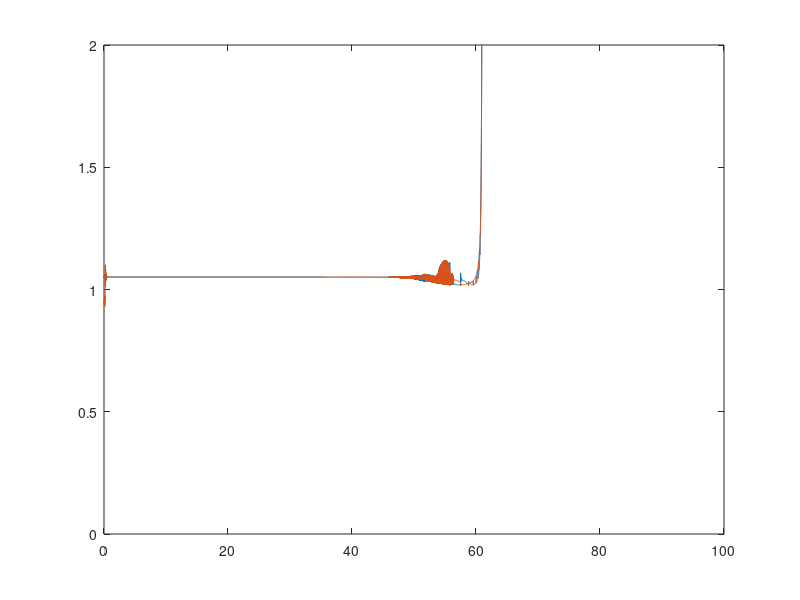
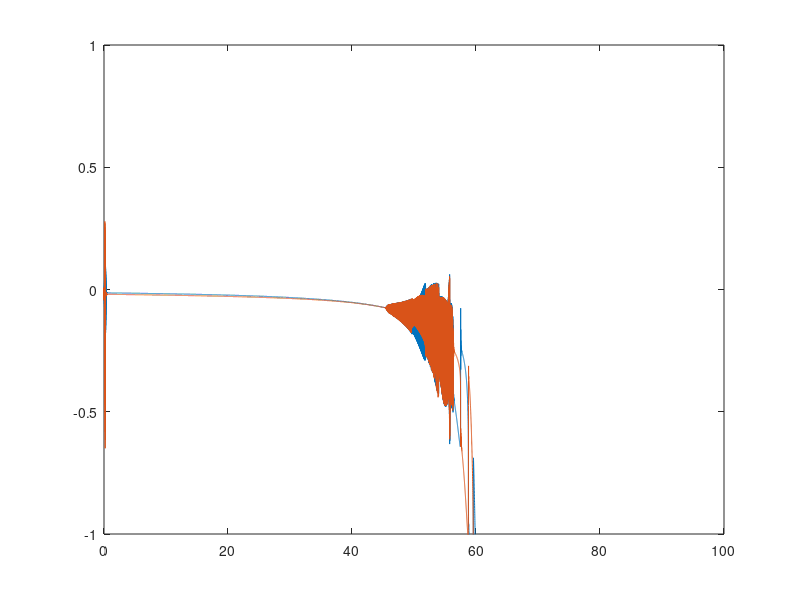
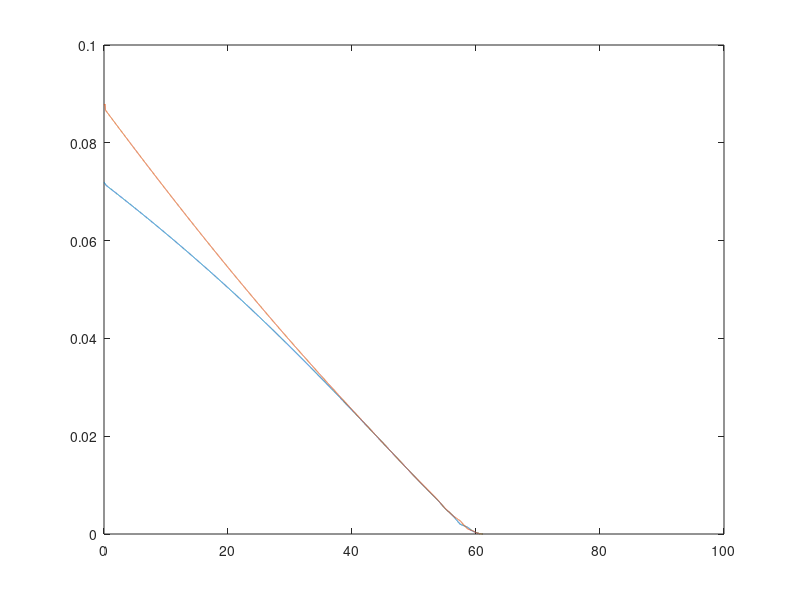
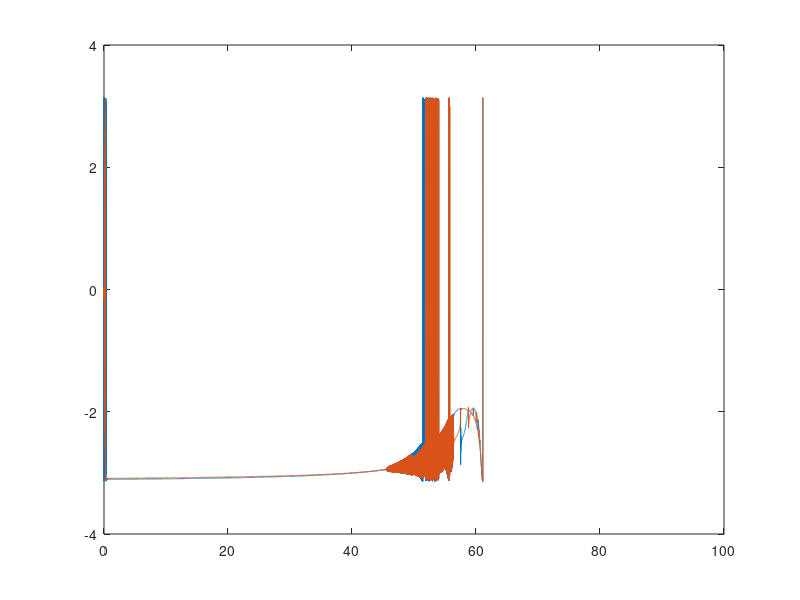

Source code (MATLAB) for these figures, in order:
function polesNonLin()
%UNTITLED Summary of this function goes here
%   Detailed explanation goes here

mu = 0.01;
omega0 = '2*pi';
omega1 = '2*pi';
zeta0 = 0;
epsilon = 0.4;
alpha = 0;

T = 100;
nT = 200;

x0 = [0; 0];
v0 = [1; 0];


%%
w0 = eval(omega0);
w1 = eval(omega1);

wa2 = -(w0^2+(1+mu)*w1^2)/2 - 1/2*sqrt(w0^4+(1+mu)^2*w1^4+2*(1+mu)*w0^2*w1^2-4*w0^2*w1^2);
wb2 = -(w0^2+(1+mu)*w1^2)/2 + 1/2*sqrt(w0^4+(1+mu)^2*w1^4+2*(1+mu)*w0^2*w1^2-4*w0^2*w1^2);
wa = sqrt(wa2);
wb = sqrt(wb2);
deformA0 = -wa2/(wa2+w1^2);
deformB0 = -wb2/(wb2+w1^2);


phi0 = log((deformB0*v0(1)+v0(2))/(wa*(deformA0-deformB0)));
psi0 = log((deformA0*v0(1)+v0(2))/(wb*(deformB0-deformA0)));


% deformA = deformA0;
% deformB = deformB0;

%     function dphidpsi = dPhidPsi(t, PhiPsi)
%         phi = PhiPsi(1);
%         psi = PhiPsi(2);
%         
%         dphi2 = -1/(1+deformA) * (w1^2*deformA + epsilon*2*1i/pi^2*exp(-real(phi))*deformA/abs(deformA)*I0(abs(exp(psi-phi)*deformB/deformA)) );
%         dpsi2 = -1/(1+deformB) * (w1^2*deformB + epsilon*2*1i/pi^2*exp(-real(psi))*deformB/abs(deformB)*I0(abs(exp(phi-psi)*deformA/deformB)) );
%         
%         dphi = - sqrt(dphi2);
%         dpsi = - sqrt(dpsi2);
%         dphi = (2*(real(dphi)<=0)-1) * dphi;
%         dpsi = (2*(real(dpsi)<=0)-1) * dpsi;
% %         dphi = (2*(imag(dphi)>=0)-1) * dphi;
% %         dpsi = (2*(imag(dpsi)>=0)-1) * dpsi;
%         
% %         t
% %         dphi
% %         dpsi
%         deformA = - (w0^2+(1+mu)*dphi2)/(mu*dphi2);
%         deformB = - (w0^2+(1+mu)*dpsi2)/(mu*dpsi2);
%         
%         dphidpsi = [dphi; dpsi];
%     end

    function dphidpsi = dPhidPsi(PhiPsi, Deforms)
        phi = PhiPsi(1);
        psi = PhiPsi(2);
        deformA = Deforms(1);
        deformB = Deforms(2);
        
        dphi2 = -1/(1+deformA) * (w1^2*deformA + epsilon*2*1i/pi^2*exp(-real(phi))*deformA/abs(deformA)*I0(abs(exp(psi-phi)*deformB/deformA)) );
        dpsi2 = -1/(1+deformB) * (w1^2*deformB + epsilon*2*1i/pi^2*exp(-real(psi))*deformB/abs(deformB)*I0(abs(exp(phi-psi)*deformA/deformB)) );
        
        dphi = - sqrt(dphi2);
        dpsi = - sqrt(dpsi2);
%         dphi = (2*(real(dphi)<=0)-1) * dphi;
%         dpsi = (2*(real(dpsi)<=0)-1) * dpsi;
        dphi = (2*(imag(dphi)>=0)-1) * dphi;
        dpsi = (2*(imag(dpsi)>=0)-1) * dpsi;
        
%         dphi = dphi - max(real(dphi),0);
%         dpsi = dpsi - max(real(dpsi),0);
        
        dphidpsi = [dphi, dpsi];
    end


    function I = I0(lambda)
        theta = linspace(0, 2*pi, 1000);
        theta = theta(1:end-1);
        I = (1 + lambda^2 + 2*lambda*cos(theta)).^(-1/2) .* (1 + lambda*cos(theta));
        I = sum(I)*(theta(2)-theta(1));
%         I = 2*pi * (1+lambda^2).^(-1/2) * (1 + -1/2*lambda^2/(1+lambda^2));
%         I = 4;
%         I = 0;
    end


% [tout, Anglesout] = ode45(@dPhidPsi, [0 T], [phi0; psi0],...
%     odeset('RelTol', 1e-10, 'Stats', 'off', 'MaxStep', 1/nT));


dt = 1/nT;

tout = 0:dt:T;
dAnglesout = nan(length(tout), 2);
Anglesout = nan(length(tout), 2);
Anglesout(1,:) = [phi0, psi0];
Deforms = nan(length(tout), 2);
Deforms(1,:) = [deformA0, deformB0];

for k = 2:length(tout)
    if any(isnan(dAnglesout(k-1,:)))
        dAnglesout(k-1,:) = dPhidPsi(Anglesout(k-1,:), Deforms(k-1,:));
    end
    Anglesout(k,:) = Anglesout(k-1,:) + dt*dAnglesout(k-1,:);
    Deforms(k,:) = - (w0^2 + (1+mu)*dAnglesout(k-1,:).^2) ./ (mu*dAnglesout(k-1,:).^2);
    
    dAnglesout(k,:) = dPhidPsi(Anglesout(k,:), Deforms(k,:));
    Anglesout(k,:) = Anglesout(k-1,:) + dt*(dAnglesout(k-1,:)+dAnglesout(k,:))/2;
    Deforms(k,:) = - (w0^2 + (1+mu)*dAnglesout(k,:).^2) ./ (mu*dAnglesout(k,:).^2);
end

fig = figure;
ax = axes(fig);
plot(tout, imag(dAnglesout)/(2*pi), 'Parent', ax);
ylim(ax, [0, 2]);

fig = figure;
ax = axes(fig);
plot(tout, real(dAnglesout), 'Parent', ax);
ylim(ax, [-1, 1]);

fig = figure;
ax = axes(fig);
plot(tout, exp(real(Anglesout)), 'Parent', ax);

fig = figure;
ax = axes(fig);
plot(tout, angle(Deforms), 'Parent', ax);

fig = figure;
ax = axes(fig);
plot(tout, abs(Deforms), 'Parent', ax);



















%% integration classique
% d2x0 = '-omega0^2*x0 - 2*omega0*zeta0*dx0 + mu*omega1^2*(x1-x0) + mu*epsilon*sign(dx1-dx0)*abs(dx1-dx0)^alpha';
% d2x1 = '-omega1^2*(x1-x0)-epsilon*sign(dx1-dx0)*abs(dx1-dx0)^alpha';
% 
% waveletplots = systemeQuelconque({'x0', 'x1'}, {d2x0, d2x1}, {'mu', 'omega0', 'omega1', 'zeta0', 'epsilon', 'alpha'},...
%     {mu, omega0, omega1, zeta0, epsilon, alpha},...
%     x0, v0, false, 'T', T, 'nT', nT);
% 
% 
% %ondelette
% Q = 1;
% MaxParallelRidges = 1;
% fmin = 0.9;
% fmax = 1.1;
% NbFreq = 100;
% 
% 
% WaveletMenu('WaveletPlot', waveletplots, 'fmin', fmin, 'fmax', fmax,...
%     'NbFreq', NbFreq, 'Q', Q, 'MaxParallelRidges', MaxParallelRidges);
% 
% 
% %regression
% RegressionMenu;



end
